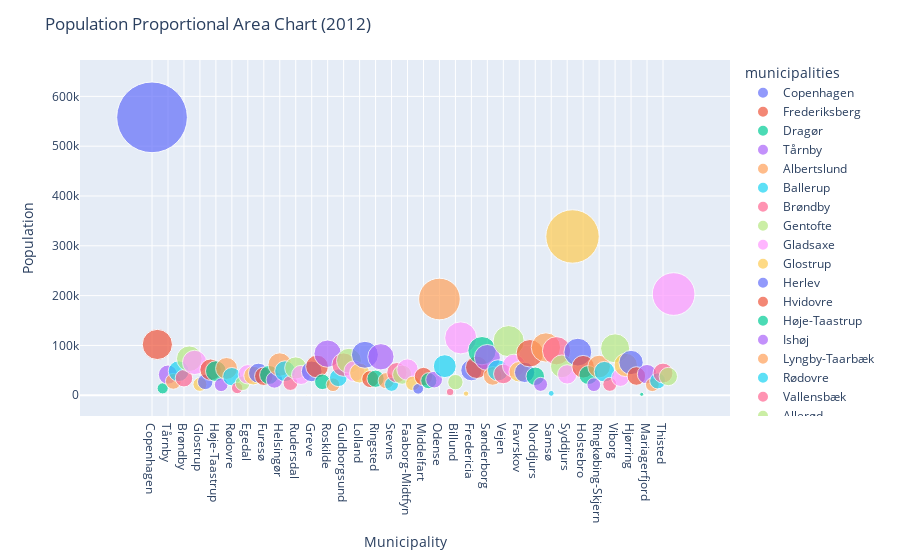

Source (notebook cell):
### Code cell
from ipywidgets import interact, widgets

# Define the interactive widget for selecting the year
year_widget = widgets.IntSlider(
    value=2008,
    min=2008,
    max=2022,
    step=1,
    description='Year:'
)

# Define the function that creates the proportional area chart
def create_chart(year):
    # Filter the data to only include the selected year
    year_data = pop_year[['municipalities', f'pop_{year}']]
    
    # Calculate the total population for the year
    total_pop = year_data[f'pop_{year}'].sum()
    
    # Calculate the proportional area for each municipality
    year_data['area'] = year_data[f'pop_{year}']/total_pop
    
    # Create the chart using Plotly Express
    fig = px.scatter(year_data, x='municipalities', y=f'pop_{year}', size='area', color='municipalities', size_max=50)
    fig.update_layout(
        title=f'Population Proportional Area Chart ({year})',
        xaxis_title='Municipality',
        yaxis_title='Population',
    )
    fig.show()

# Create the interactive widget
interact(create_chart, year=year_widget)
